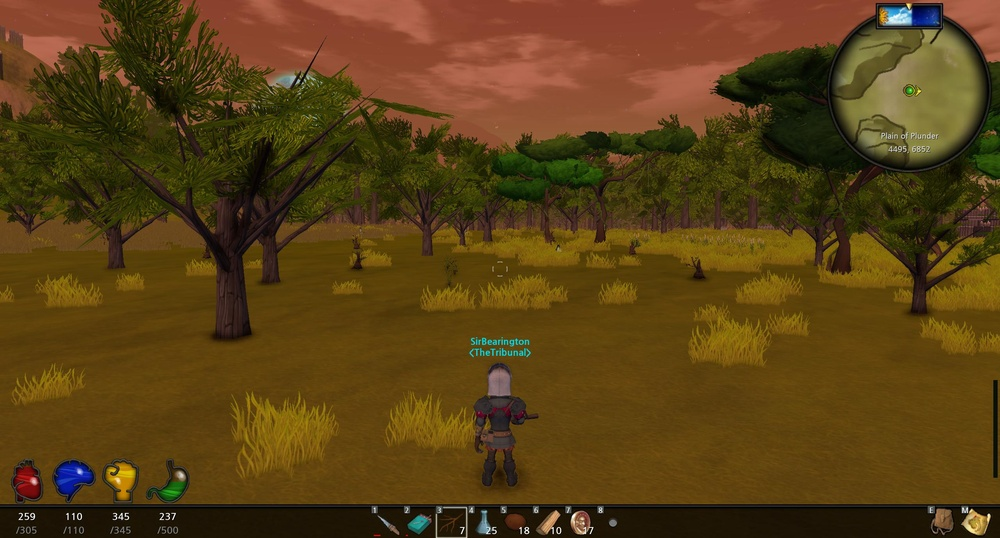
#> input picture trees_ss 8.jpg, 1000 x 538 px, shrunk from 2560 x 1376 before the run, found by its file name
$ python texture_find.py
#> lines starting #> are read from the running program, lines starting #| are printed output that depends on the picture
import numpy as np
import matplotlib.pyplot as plt

from skimage.io import imsave, imread
from skimage import data
from skimage.color import rgb2gray
from skimage.feature import match_template


image = imread('trees_ss 8.jpg')
#> image is the input picture: shape (538, 1000, 3); mean R, G, B 89.1, 63.8, 21.4
image = rgb2gray(image)
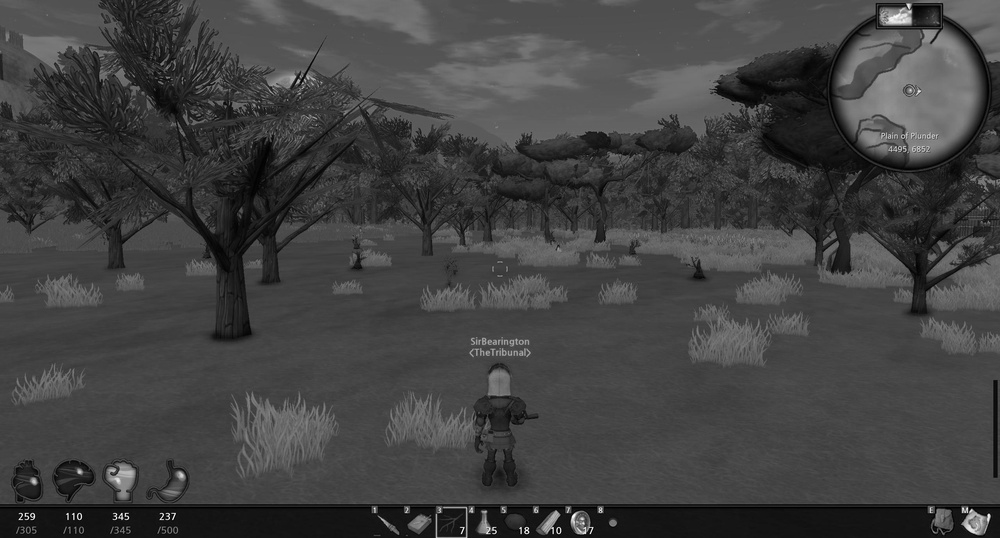
#> image: shape (538, 1000) float64; min 0, max 0.996, mean 0.259
#coin = image[170:220, 75:130]
coin = imread('trees_ss 8 crop.jpg')
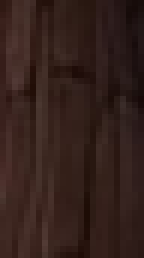
#> input picture trees_ss 8 crop.jpg, 24 x 43 px, shrunk from 61 x 111 before the run, found by its file name (shown 6 times larger)
#> coin is the input picture: shape (43, 24, 3); mean R, G, B 51.8, 32.3, 27.3
coin = rgb2gray(coin)
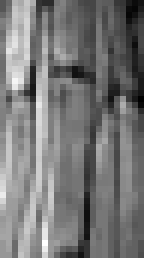
#> coin: shape (43, 24) float64 (shown 6 times larger); min 0.0467, max 0.249, mean 0.142; drawn with min black and max white

result = match_template(image, coin)
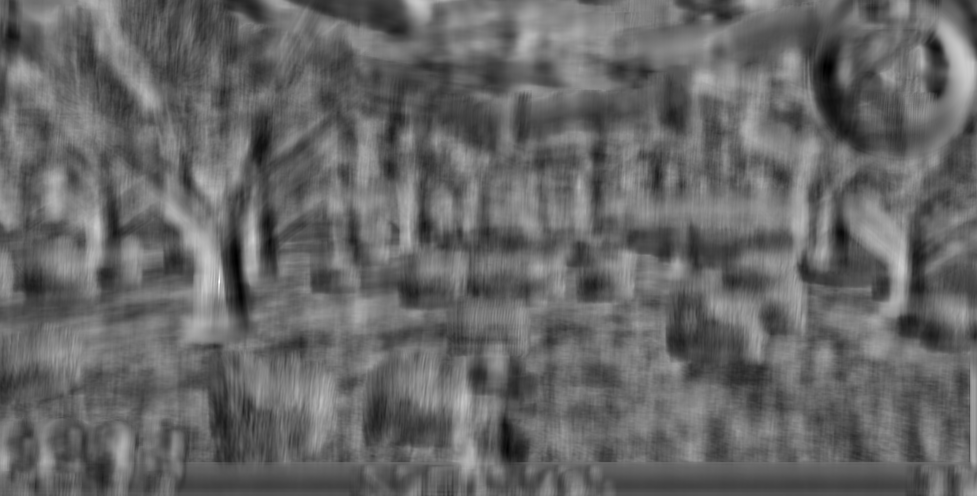
#> result: shape (496, 977) float64; min -0.634, max 0.925, mean -0.00668; drawn with min black and max white
ij = np.unravel_index(np.argmax(result), result.shape)
#> ij = (281, 219)
x, y = ij[::-1]
#> x = 219; y = 281

fig, (ax1, ax2, ax3) = plt.subplots(ncols=3, figsize=(8, 3))

ax1.imshow(coin)
ax1.set_axis_off()
ax1.set_title('template')

ax2.imshow(image)
ax2.set_axis_off()
ax2.set_title('image')
# highlight matched region
hcoin, wcoin = coin.shape
#> hcoin = 43; wcoin = 24
rect = plt.Rectangle((x, y), wcoin, hcoin, edgecolor='r', facecolor='none')
ax2.add_patch(rect)

ax3.imshow(result)
ax3.set_axis_off()
ax3.set_title('`match_template`\nresult')
# highlight matched region
ax3.autoscale(False)
ax3.plot(x, y, 'o', markeredgecolor='r', markerfacecolor='none', markersize=10)

plt.show()
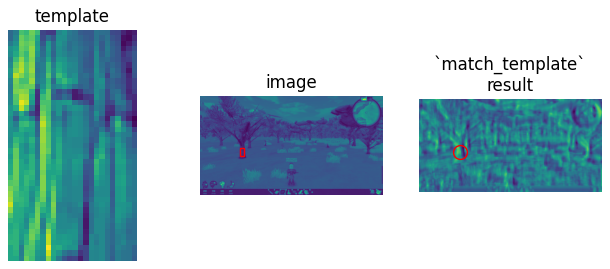
#> figure drawn by matplotlib, 3 panels
